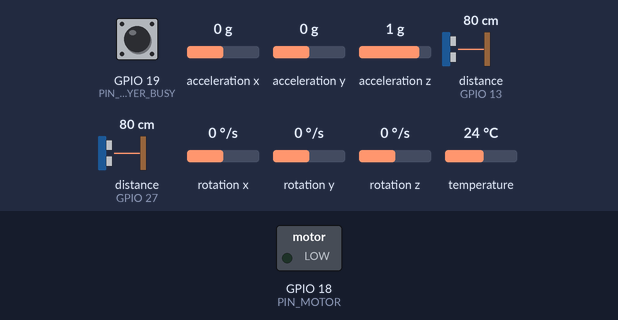
A sketch run on a simulated ESP32. On the bench: switched loads named in the sketch (green lamp = pin HIGH). Wiring (inferred from the names in the program): 2 × ultrasonic range finder: trigger GPIO 12, echo GPIO 13 / trigger GPIO 14, echo GPIO 27. Dashed ring = blinking. Inputs (shaded band) come from the test bench; at power-on: distance to the obstacle (sensors on GPIO 13, GPIO 27) 80 cm, acceleration x 0 g, GPIO 19 (PIN_DFPLAYER_BUSY) HIGH, acceleration y 0 g, acceleration z 1 g, rotation x 0 °/s, rotation y 0 °/s, rotation z 0 °/s, temperature 24 °C. The echo pulse lasts 58.3 µs per cm; WiFi joins after 1.5 s; servers stay silent unless stated; the audio player accepts every command and is not drawn; web services answer with replies made up by the test bench; pins used as bus, display or sensor lines are not drawn; what the sketch prints to the serial monitor is not drawn.

Above: at 3.9 s.
4.0 s: distance to the obstacle (sensor on GPIO 13) set to 96 cm
At 4.61 s:
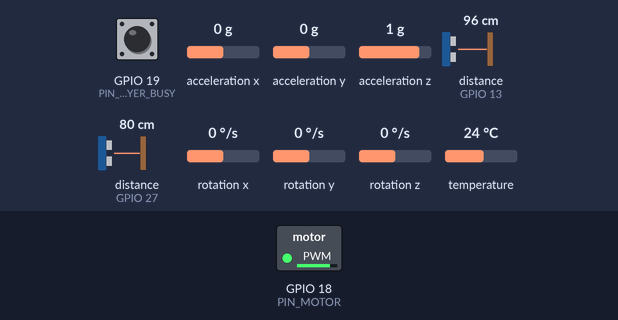
7.0 s: distance to the obstacle (sensor on GPIO 13) set to 104 cm
8.5 s: acceleration x set to -0.9 g
11.2 s: acceleration x set to -1.2 g
At 12.6 s:
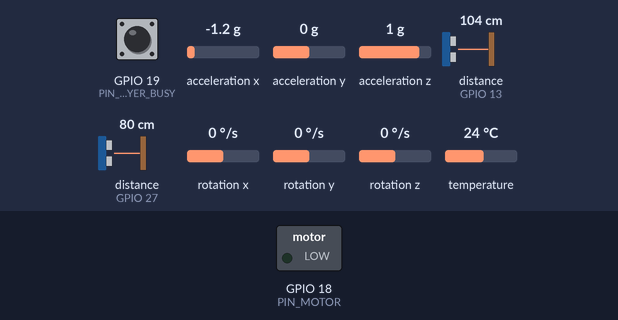
13.3 s: acceleration x set to -0.8 g
14.8 s: acceleration x set to -0.5 g
At 16.3 s:
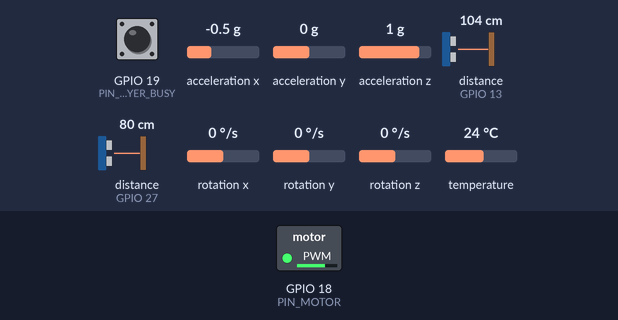
Timing chart, 0 to 17.3 s (numbered marks = the images above; inputs shaded):
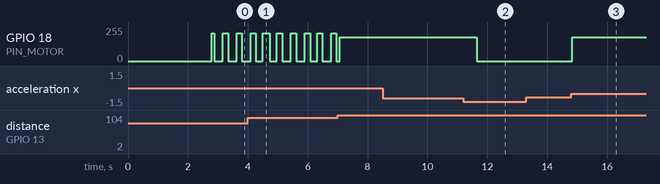

Measured:
- the behaviour switches between -1 and -1.1 g on acceleration x (found by bisection; images 1 and 2)
- the behaviour switches between -0.7 and -0.6 g on acceleration x (found by bisection; images 2 and 3)
- after the input at 8.5 s, every drawn part: stays the same
- after the input at 11.2 s, GPIO 18 (PIN_MOTOR): 177/255 → 0/255 after 0.44 s
- after the input at 13.3 s, every drawn part: stays the same
- after the input at 14.8 s, GPIO 18 (PIN_MOTOR): 0/255 → 177/255 at once
- by itself, GPIO 18 (PIN_MOTOR): alternates 209/255 for 0.18 s and 0/255 for 0.26 s

The sketch:

main.ino
```cpp
// ESP32 Smart Cane - DFPlayer voice warnings, haptics, and fall detection
#include <Arduino.h>
#include <DFRobotDFPlayerMini.h>
#include <WiFi.h>
#include <HTTPClient.h>
#include <WiFiClientSecure.h>
#include <Adafruit_MPU6050.h>
#include <Adafruit_Sensor.h>
#include <Wire.h>

// Hardware Nodes
Adafruit_MPU6050 mpu;
HardwareSerial dfPlayerSerial(2);
DFRobotDFPlayerMini dfPlayer;

// Hardwired Pin Infrastructure (Matches Your Setup Exactly)
const int PIN_TRIG_BOTTOM = 12;
const int PIN_ECHO_BOTTOM = 13;
const int PIN_TRIG_TOP = 14;
const int PIN_ECHO_TOP = 27;
const int PIN_MOTOR = 18; // Haptics: Ground obstacles ONLY

// DFPlayer Mini UART. Connect ESP32 TX through a 1 kOhm resistor to DFPlayer RX.
const int PIN_DFPLAYER_RX = 16; // ESP32 RX  <- DFPlayer TX
const int PIN_DFPLAYER_TX = 17; // ESP32 TX  -> DFPlayer RX
const int PIN_DFPLAYER_BUSY = 19; // ESP32 input <- DFPlayer BUSY (LOW while audio plays)

// Enter your Wi-Fi details and an HTTPS webhook URL before uploading.
// Example IFTTT URL: https://maker.ifttt.com/trigger/fall_detected/with/key/YOUR_WEBHOOK_KEY
const char *WIFI_SSID = "Maurice64bit";
const char *WIFI_PASSWORD = "pineapple";
const char *FALL_WEBHOOK_URL = "https://maker.ifttt.com/trigger/cane_fall/with/key/nnjsrGoUdBTAdDhmFUjwhxBz7gDHPO1obV-Ep11IAcr";

// PWM Channels for Haptics Motor
const int pwmChannel = 0;
const int pwmFrequency = 5000;  // 5 kHz works great for DC haptic discs
const int pwmResolution = 8;

// Navigation Matrix Constants (in centimeters)
const int MAX_ALERT_DISTANCE = 200; // First voice warning at 2 metres
const int MID_ZONE_DISTANCE = 100;  // Second voice warning at 1 metre
const int CRITICAL_DISTANCE = 40;   // Final warning when very close
const int HEIGHT_TOLERANCE = 20;  // Allowed variance between sensors to verify size

// Copy these files to the root of the DFPlayer microSD card:
// 0001.mp3 = obstacle/person at 2 metres
// 0002.mp3 = obstacle/person at 1 metre
// 0003.mp3 = obstacle/person very close
// 0004.mp3 = emergency fall alert
const uint8_t TRACK_TWO_METRES = 1;
const uint8_t TRACK_ONE_METRE = 2;
const uint8_t TRACK_VERY_CLOSE = 3;
const uint8_t TRACK_FALL_EMERGENCY = 4;

// MPU6050 Fall Detection Settings
const float FALL_IMPACT_THRESHOLD = 12.0;   // Hard impact drop spike (~2.8G)
const float TILT_CHANGE_THRESHOLD = 0.70;   // ~45 degree tilt shift away from baseline posture
const unsigned long FALL_CONFIRM_TIME = 1500; // Time cane must remain flat to trigger emergency

// System State Variables
bool impactDetected = false;
bool isFallen = false;
bool hasPlayedFallAlert = false;
bool fallNotificationSent = false;
bool fallNotificationAttempted = false;
unsigned long impactTimestamp = 0;
unsigned long lastFallNotificationAttempt = 0;
const unsigned long FALL_NOTIFICATION_RETRY_DELAY = 30000;

// Bit flags remember announcements during the current obstacle encounter.
// They reset only after the obstacle is gone, preventing MP3s from looping.
uint8_t announcedWarnings = 0;
const uint8_t WARNING_TWO_METRES = 1 << 0;
const uint8_t WARNING_ONE_METRE = 1 << 1;
const uint8_t WARNING_VERY_CLOSE = 1 << 2;
const unsigned long WARNING_RESET_DELAY = 1200;
unsigned long lastTallObstacleTime = 0;
uint8_t queuedAudioTrack = 0;

// Upright Calibration Vectors
float baseNormalX = 0.0, baseNormalY = 0.0, baseNormalZ = 1.0;

bool isAudioPlaying() {
  return digitalRead(PIN_DFPLAYER_BUSY) == LOW;
}

void processQueuedAudio() {
  if (queuedAudioTrack == 0 || isAudioPlaying()) return;

  dfPlayer.play(queuedAudioTrack);
  queuedAudioTrack = 0;
}

void queueWarningOnce(uint8_t warningFlag, uint8_t track) {
  if ((announcedWarnings & warningFlag) != 0) return;

  // A closer warning replaces a queued less-urgent warning, but never interrupts speech.
  queuedAudioTrack = track;
  announcedWarnings |= warningFlag;
}

void setTallObstacleVibration(long distance) {
  // 2 m: one short pulse; 1 m: quicker, longer pulses; very close: continuous.
  unsigned long phase = millis();
  if (distance <= CRITICAL_DISTANCE) {
    ledcWriteChannel(pwmChannel, 255);
  } else if (distance <= MID_ZONE_DISTANCE) {
    ledcWriteChannel(pwmChannel, (phase % 450 < 180) ? 210 : 0);
  } else {
    ledcWriteChannel(pwmChannel, (phase % 1000 < 100) ? 170 : 0);
  }
}

bool notificationsConfigured() {
  return strcmp(WIFI_SSID, "YOUR_WIFI_NAME") != 0 &&
         strstr(FALL_WEBHOOK_URL, "YOUR_WEBHOOK_KEY") == nullptr;
}

void connectToWiFi() {
  if (!notificationsConfigured()) {
    Serial.println("Wi-Fi/webhook is not configured; fall notifications are disabled.");
    return;
  }

  WiFi.mode(WIFI_STA);
  WiFi.begin(WIFI_SSID, WIFI_PASSWORD);
  Serial.print("Connecting to Wi-Fi");
  unsigned long startedAt = millis();
  while (WiFi.status() != WL_CONNECTED && millis() - startedAt < 15000) {
    delay(250);
    Serial.print('.');
  }
  Serial.println(WiFi.status() == WL_CONNECTED ? " connected." : " unavailable; will retry after a fall.");
}

bool sendFallNotification() {
  if (!notificationsConfigured()) return false;

  if (WiFi.status() != WL_CONNECTED) {
    WiFi.reconnect();
    return false;
  }

  WiFiClientSecure secureClient;
  secureClient.setInsecure(); // Required for a generic HTTPS webhook without a bundled certificate.
  HTTPClient http;
  http.setConnectTimeout(5000);
  http.setTimeout(5000);
  if (!http.begin(secureClient, FALL_WEBHOOK_URL)) return false;

  http.addHeader("Content-Type", "application/json");
  int responseCode = http.POST("{\"value1\":\"Fall detected\",\"value2\":\"Smart walking stick\",\"value3\":\"Please check on the user immediately\"}");
  http.end();

  Serial.printf("Fall notification response: %d\n", responseCode);
  return responseCode >= 200 && responseCode < 300;
}

void processIMUData() {
  sensors_event_t a, g, temp;
  mpu.getEvent(&a, &g, &temp);

  float totalAccel = sqrt(a.acceleration.x * a.acceleration.x +
                          a.acceleration.y * a.acceleration.y +
                          a.acceleration.z * a.acceleration.z);

  if (totalAccel > FALL_IMPACT_THRESHOLD && !impactDetected && !isFallen) {
    impactDetected = true;
    impactTimestamp = millis();
  }

  if (impactDetected || isFallen) {
    if (totalAccel > 0.1) {
      float currentNormalX = a.acceleration.x / totalAccel;
      float currentNormalY = a.acceleration.y / totalAccel;
      float currentNormalZ = a.acceleration.z / totalAccel;

      float dotProduct = (currentNormalX * baseNormalX) + (currentNormalY * baseNormalY) + (currentNormalZ * baseNormalZ);

      if (isFallen) {
        if (dotProduct > 0.85) {
          isFallen = false;
          impactDetected = false;
          ledcWriteChannel(pwmChannel, 0);
          hasPlayedFallAlert = false;
          fallNotificationSent = false;
          fallNotificationAttempted = false;
          announcedWarnings = 0;
        }
      }
      else if (impactDetected) {
        if (dotProduct < TILT_CHANGE_THRESHOLD) {
          if (millis() - impactTimestamp > FALL_CONFIRM_TIME) {
            isFallen = true;
          }
        } else {
          if (millis() - impactTimestamp > FALL_CONFIRM_TIME) {
            impactDetected = false;
          }
        }
      }
    }
  }
}

long measureDistance(int trig, int echo) {
  digitalWrite(trig, LOW);
  delayMicroseconds(2);
  digitalWrite(trig, HIGH);
  delayMicroseconds(10);
  digitalWrite(trig, LOW);

  long duration = pulseIn(echo, HIGH, 15000);
  if (duration == 0) return 400;
  return duration * 0.0343 / 2;
}

void setup() {
  Serial.begin(115200);
  delay(300);

  pinMode(PIN_TRIG_BOTTOM, OUTPUT);
  pinMode(PIN_ECHO_BOTTOM, INPUT);
  pinMode(PIN_TRIG_TOP, OUTPUT);
  pinMode(PIN_ECHO_TOP, INPUT);
  pinMode(PIN_MOTOR, OUTPUT);
  pinMode(PIN_DFPLAYER_BUSY, INPUT_PULLUP);

  ledcAttachChannel(PIN_MOTOR, pwmFrequency, pwmResolution, pwmChannel);
  ledcWriteChannel(pwmChannel, 0);
  dfPlayerSerial.begin(9600, SERIAL_8N1, PIN_DFPLAYER_RX, PIN_DFPLAYER_TX);
  if (!dfPlayer.begin(dfPlayerSerial, false, false)) {
    Serial.println("DFPlayer Mini not found. Check its power, microSD card, and UART wiring.");
  } else {
    dfPlayer.volume(24); // 0-30; adjust to suit the speaker and enclosure.
  }
  connectToWiFi();
  Wire.begin();

  if (!mpu.begin()) {
    while (1) {
      ledcWriteChannel(pwmChannel, 255);
      delay(80);
      ledcWriteChannel(pwmChannel, 0);
      delay(200);
    }
  }

  mpu.setAccelerometerRange(MPU6050_RANGE_8_G);
  mpu.setGyroRange(MPU6050_RANGE_500_DEG);
  mpu.setFilterBandwidth(MPU6050_BAND_21_HZ);

  float sumX = 0, sumY = 0, sumZ = 0;
  for (int i = 0; i < 20; i++) {
    sensors_event_t a, g, temp;
    mpu.getEvent(&a, &g, &temp);
    sumX += a.acceleration.x;
    sumY += a.acceleration.y;
    sumZ += a.acceleration.z;
    delay(20);
  }

  float magnitude = sqrt(sumX * sumX + sumY * sumY + sumZ * sumZ);
  if (magnitude > 0) {
    baseNormalX = sumX / magnitude;
    baseNormalY = sumY / magnitude;
    baseNormalZ = sumZ / magnitude;
  }
}

void loop() {
  unsigned long currentTime = millis();
  processIMUData();

  // ============================================================================
  // OVERRIDE MATRIX: FALL EMERGENCY STATE
  // ============================================================================
  if (isFallen) {
    ledcWriteChannel(pwmChannel, 0);
    if (!hasPlayedFallAlert) {
      queuedAudioTrack = 0;
      if (isAudioPlaying()) dfPlayer.stop(); // Emergency audio has priority.
      dfPlayer.play(TRACK_FALL_EMERGENCY);
      hasPlayedFallAlert = true;
    }

    if (!fallNotificationSent &&
        (!fallNotificationAttempted || currentTime - lastFallNotificationAttempt >= FALL_NOTIFICATION_RETRY_DELAY)) {
      fallNotificationAttempted = true;
      lastFallNotificationAttempt = currentTime;
      fallNotificationSent = sendFallNotification();
    }
    return;
  }

  // ============================================================================
  // NORMAL OPERATION: RADAR MATRIX PROCESSING
  // ============================================================================
  long distanceBottom = measureDistance(PIN_TRIG_BOTTOM, PIN_ECHO_BOTTOM);
  delay(25);
  long distanceTop = measureDistance(PIN_TRIG_TOP, PIN_ECHO_TOP);

  if (distanceBottom < MAX_ALERT_DISTANCE) {
    bool isTallObstacle = (distanceTop < MAX_ALERT_DISTANCE && abs(distanceBottom - distanceTop) <= HEIGHT_TOLERANCE);

    if (isTallObstacle) {
      lastTallObstacleTime = currentTime;
      setTallObstacleVibration(distanceBottom);

      if (distanceBottom <= CRITICAL_DISTANCE) {
        queueWarningOnce(WARNING_VERY_CLOSE, TRACK_VERY_CLOSE);
      }
      else if (distanceBottom <= MID_ZONE_DISTANCE) {
        queueWarningOnce(WARNING_ONE_METRE, TRACK_ONE_METRE);
      }
      else {
        queueWarningOnce(WARNING_TWO_METRES, TRACK_TWO_METRES);
      }
    }
    else {
      // Do not clear on a single missed top-sensor echo; that would replay audio.
      if (currentTime - lastTallObstacleTime > WARNING_RESET_DELAY) {
        announcedWarnings = 0;
      }

      int constrainedDistance = constrain(distanceBottom, CRITICAL_DISTANCE, MAX_ALERT_DISTANCE);
      int motorIntensity = map(constrainedDistance, MAX_ALERT_DISTANCE, CRITICAL_DISTANCE, 60, 255);
      ledcWriteChannel(pwmChannel, motorIntensity);
    }
  }
  else {
    ledcWriteChannel(pwmChannel, 0);
    if (currentTime - lastTallObstacleTime > WARNING_RESET_DELAY) {
      announcedWarnings = 0;
    }
  }

  processQueuedAudio();
  delay(20);
}
```
